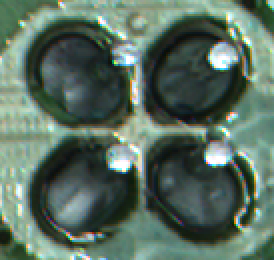
#> input picture AVI_YOLOV8/componentes/BOSA_4P_BOT1/BOSA_4P_BOT1_1.bmp, 137 x 130 px, found by its file name (shown 2 times larger)
$ python compare.py
#> lines starting #> are read from the running program, lines starting #| are printed output that depends on the picture; after the words box and inside, x2 and y2 are one past the last pixel; in counts of white or black regions, pixels touching at a corner belong together; pictures that were not available may be replaced by others from this repository, and a replacement may not be noted
import cv2
import os
import numpy as np
from datetime import datetime

def detectar_curto_aprimorado(img_path_boa, img_path_ruim, borda, area_min):
#> called with img_path_ruim = 'curto.bmp', borda = 0.1, area_min = 350
    img_boa = cv2.imread(img_path_boa)
#> img_boa is the input picture: shape (130, 137, 3); mean B, G, R 96.4, 109.8, 88.8
    img_ruim = cv2.imread(img_path_ruim)
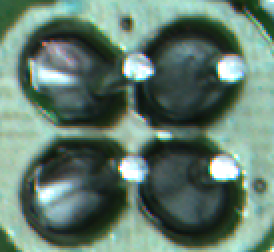
#> input picture AVI_YOLOV8/componentes/BOSA_4P_BOT1/BOSA_4P_BOT1_10.bmp, 137 x 126 px, given in place of curto.bmp, which was not available (shown 2 times larger)
#> img_ruim is the input picture: shape (126, 137, 3); mean B, G, R 109.5, 123.5, 97.6

    if img_boa is None or img_ruim is None:
        print("Erro ao carregar imagens.")
        return

    # Redimensiona para o mesmo tamanho
    if img_boa.shape != img_ruim.shape:
        img_ruim = cv2.resize(img_ruim, (img_boa.shape[1], img_boa.shape[0]))
#> img_ruim: shape (130, 137, 3)

    h, w = img_boa.shape[:2]
#> h = 130; w = 137
    x_start = int(w * borda)
#> x_start = 13
    y_start = int(h * borda)
#> y_start = 13
    x_end = int(w * (1 - borda))
#> x_end = 123
    y_end = int(h * (1 - borda))
#> y_end = 117

    canal_boa = img_boa[y_start:y_end, x_start:x_end, 1]
    canal_ruim = img_ruim[y_start:y_end, x_start:x_end, 1]
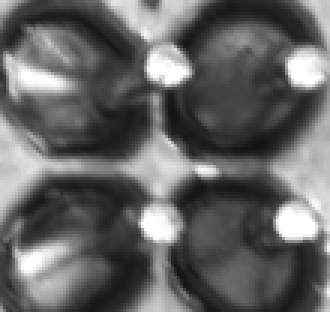
#> canal_ruim: shape (104, 110) (shown 3 times larger); min 18, max 255, mean 100.7

    # Suavização leve (mantendo curtos visíveis)
    canal_boa = cv2.GaussianBlur(canal_boa, (3, 3), 0)
    canal_ruim = cv2.GaussianBlur(canal_ruim, (3, 3), 0)

    diff = cv2.absdiff(canal_boa, canal_ruim)
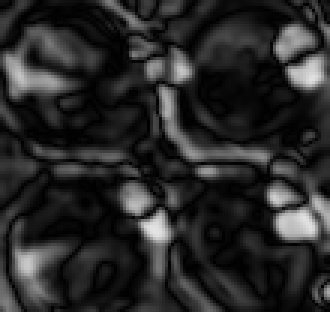
#> diff: shape (104, 110) (shown 3 times larger); min 0, max 227, mean 41.1

    media = np.mean(diff)
#> media = 41.08
    _, diff_thresh = cv2.threshold(diff, media + 10, 255, cv2.THRESH_BINARY)
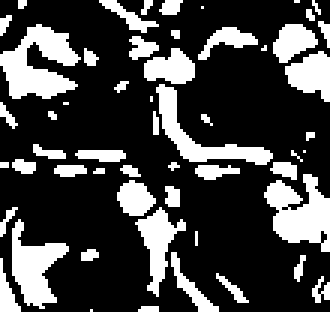
#> diff_thresh: shape (104, 110) (shown 3 times larger); 26.4% white; 55 white regions (28 under 20 px), largest, box (x1, y1, x2, y2) and area: (0, 8, 27, 33) 383, (88, 58, 110, 84) 341, (4, 73, 23, 103) 278

    # Estrutura refinada (evita perder curtos pequenos)
    kernel = cv2.getStructuringElement(cv2.MORPH_RECT, (2, 2))
    diff_thresh = cv2.morphologyEx(diff_thresh, cv2.MORPH_OPEN, kernel, iterations=1)
#> diff_thresh: shape (104, 110); 25.7% white; 49 white regions (24 under 20 px), largest, box (x1, y1, x2, y2) and area: (0, 9, 27, 34) 385, (89, 59, 110, 85) 321, (5, 75, 24, 103) 274
    diff_thresh = cv2.dilate(diff_thresh, kernel, iterations=1)
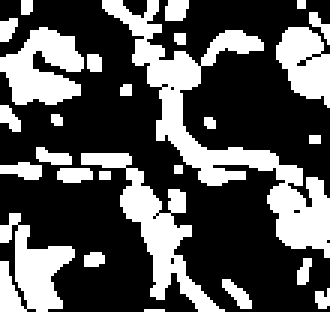
#> diff_thresh: shape (104, 110) (shown 3 times larger); 33.5% white; 27 white regions (10 under 20 px)

    contornos, _ = cv2.findContours(diff_thresh, cv2.RETR_EXTERNAL, cv2.CHAIN_APPROX_SIMPLE)
#> contornos = 27 contours, 13 with area under 20; largest, box (x1, y1, x2, y2) and area: (34, 0, 110, 86) 1144, (27, 51, 75, 104) 526, (0, 9, 28, 35) 406, (0, 71, 25, 104) 376, (92, 9, 110, 36) 294

    img_resultado = img_ruim.copy()
    curtos_encontrados = 0

    for cnt in contornos:
        area = cv2.contourArea(cnt)
        if area >= area_min:
            x, y, w_box, h_box = cv2.boundingRect(cnt)
            aspect_ratio = w_box / float(h_box) if h_box != 0 else 0
            hull = cv2.convexHull(cnt)
            solidity = area / cv2.contourArea(hull) if cv2.contourArea(hull) > 0 else 0

            if 0.2 < aspect_ratio < 5.0 and solidity > 0.3:
                cnt += np.array([[[x_start, y_start]]])
                cv2.drawContours(img_resultado, [cnt], -1, (0, 0, 255), 2)
                curtos_encontrados += 1
#> this loop made 27 passes
#> (area, x, y, w_box, h_box, aspect_ratio, solidity) on passes 6, 11, 21, 26: (376, 0, 71, 25, 33, 0.758, 0.61), (526.5, 27, 51, 48, 53, 0.906, 0.425), (406, 0, 9, 28, 26, 1.08, 0.75), (1144.5, 34, 0, 76, 86, 0.884, 0.349)
#> area on passes 3, 4, 5, 8, 10, 12: 36, 20, 20.5, 38, 42.5, 33.5
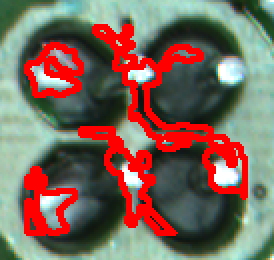
#> img_resultado: shape (130, 137, 3) (shown 2 times larger); mean B, G, R 91.3, 103.5, 124.4
#> after the loop, curtos_encontrados = 4

    print(f"Curto(s) detectado(s): {curtos_encontrados}")
#| Curto(s) detectado(s): 4

    empilhada = np.hstack([img_boa, img_resultado])
    empilhada_zoom = cv2.resize(empilhada, None, fx=3, fy=3, interpolation=cv2.INTER_LINEAR)
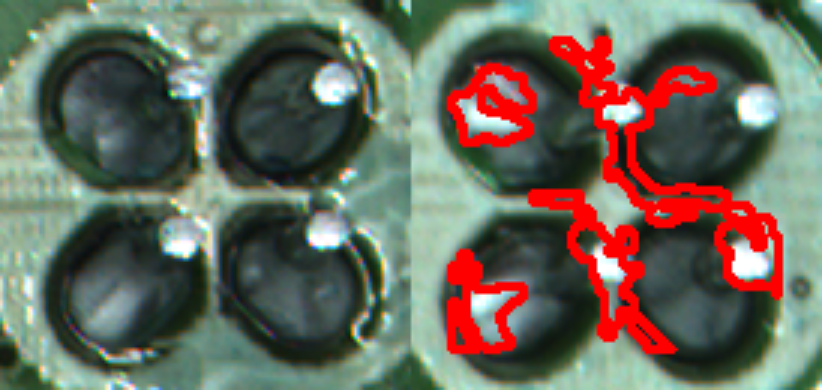
#> empilhada_zoom: shape (390, 822, 3); mean B, G, R 93.8, 106.5, 106.5

    cv2.imshow("Boa | Curto Detectado", empilhada_zoom)
    cv2.waitKey(0)
    cv2.destroyAllWindows()


# Exemplo de uso
# detectar_curto_aprimorado(img_path_boa=r"debug\padrao.jpg",img_path_ruim=r"debug\ruim.jpg",borda=0.1,area_min=100)
detectar_curto_aprimorado(img_path_boa=r"C:\Users\mayconcosta\yolo-V8\testeyolo\componentes\BOSA_4P_BOT1\BOSA_4P_BOT1_1.bmp",img_path_ruim=r"curto.bmp",borda=0.1,area_min=350)


# [11 lines of commented-out code are left out]
